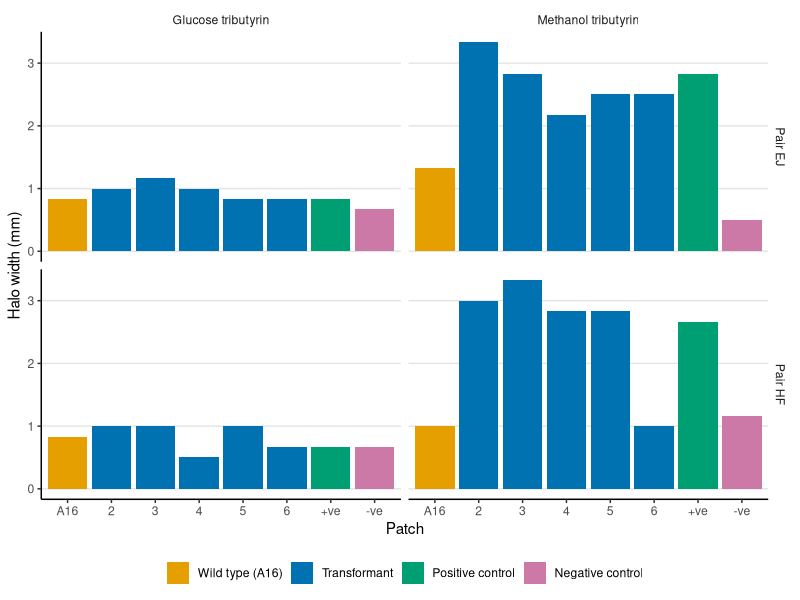
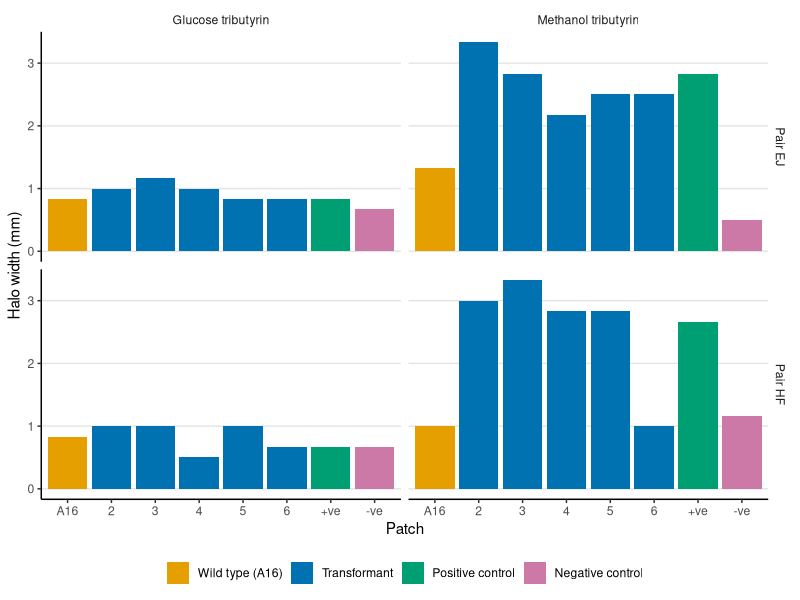

Write R code to recreate these figures, in order.
# =====================================================================
# Patch plate halo widths
# BIS243 Experimental Skills - shared group analysis
#
# What this script does:
#   1. Loads the mean zone and patch diameters from the data folder
#   2. Works out the halo width for each patch
#   3. Makes a bar chart and saves it to the outputs folder
#
# How to run it:
#   1. Open BIS243-hGL-tributyrin-halos.Rproj in RStudio (this sets the working
#      folder, so the file paths below work on everyone's computer)
#   2. Open this script (scripts/halo_analysis.R)
#   3. Click "Source" (top right of the script panel) to run it all,
#      or run it line by line with Ctrl + Enter
# =====================================================================


# ---- 1. Load packages -----------------------------------------------

# The tidyverse includes everything this script needs
# (readr, dplyr, ggplot2 and the %>% pipe).
# If you have never installed it, run this line once first:
# install.packages("tidyverse")
library(tidyverse)


# ---- 2. Load the data -----------------------------------------------

# One row per patch, with its mean zone diameter and mean patch
# diameter (mm), each averaged over three measurements.
# The individual measurements are in data/patch_plate_raw_measurements.csv
patch_data <- read_csv("data/patch_plate_tidy_means.csv",
                       show_col_types = FALSE)

# Take a quick look at the columns and first few values
glimpse(patch_data)


# ---- 3. Calculate halo widths ---------------------------------------

# Halo width = (zone diameter - patch diameter) / 2
# We halve it because the halo sits on both sides of the patch
halo <- patch_data %>%
  mutate(halo_width_mm = (mean_zone_diameter_mm - mean_patch_diameter_mm) / 2)

halo


# ---- 4. Set the order and labels for plotting -----------------------

# Factors control the order things appear in on the chart and in the
# legend, and let us give them nicer labels
halo <- halo %>%
  mutate(
    sample_type = factor(sample_type,
                         levels = c("wild_type", "transformant",
                                    "positive_control", "negative_control"),
                         labels = c("Wild type (A16)", "Transformant",
                                    "Positive control", "Negative control")),
    plate_medium = factor(plate_medium,
                          levels = c("glucose", "methanol"),
                          labels = c("Glucose tributyrin", "Methanol tributyrin")),
    pair = factor(pair,
                  levels = c("EJ", "HF"),
                  labels = c("Pair EJ", "Pair HF")),
    
    # Patch 1 is the wild type, 7 and 8 are the controls
    patch_label = factor(patch_no,
                         levels = 1:8,
                         labels = c("A16", "2", "3", "4", "5", "6", "+ve", "-ve"))
  )


# ---- 5. Plot --------------------------------------------------------

halo_plot <- ggplot(halo,
                    aes(x = patch_label, y = halo_width_mm, fill = sample_type)) +
  geom_col() +
  # One panel for each pair (rows) and plate medium (columns)
  facet_grid(pair ~ plate_medium) +
  # Colour-blind friendly colours (Okabe-Ito palette)
  scale_fill_manual(values = c("#E69F00", "#0072B2", "#009E73", "#CC79A7")) +
  labs(x = "Patch", y = "Halo width (mm)", fill = NULL) +
  theme_classic() +
  theme(legend.position = "bottom",
        # Remove the boxes around the panel labels
        strip.background = element_blank(),
        # Faint horizontal lines to help read off bar heights
        panel.grid.major.y = element_line(colour = "grey90"))

halo_plot


# ---- 6. Save the chart ----------------------------------------------

# Make sure the outputs folder exists (does nothing if it already does)
dir.create("outputs", showWarnings = FALSE)

ggsave("outputs/halo_width_plot.png", halo_plot,
       width = 20, height = 15, units = "cm", dpi = 300)
